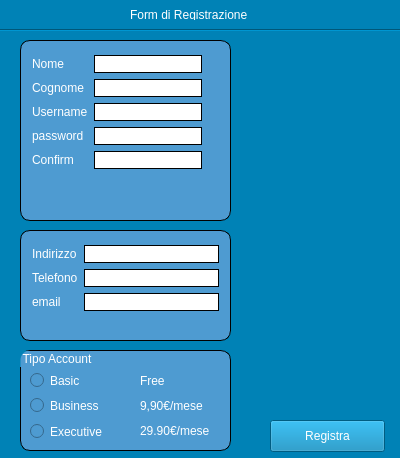
<?xml version="1.0" encoding="UTF-8"?>
<ui version="4.0">
 <class>registrationwindow</class>
 <widget class="QWidget" name="registrationwindow">
  <property name="geometry">
   <rect>
    <x>0</x>
    <y>0</y>
    <width>400</width>
    <height>458</height>
   </rect>
  </property>
  <property name="minimumSize">
   <size>
    <width>400</width>
    <height>458</height>
   </size>
  </property>
  <property name="maximumSize">
   <size>
    <width>400</width>
    <height>458</height>
   </size>
  </property>
  <property name="windowTitle">
   <string>Registrazione</string>
  </property>
  <property name="styleSheet">
   <string notr="true">background-color: #0082b6;
</string>
  </property>
  <widget class="QLabel" name="RegistrationLabel">
   <property name="geometry">
    <rect>
     <x>130</x>
     <y>-1</y>
     <width>151</width>
     <height>31</height>
    </rect>
   </property>
   <property name="styleSheet">
    <string notr="true">color:white;</string>
   </property>
   <property name="text">
    <string>Form di Registrazione</string>
   </property>
  </widget>
  <widget class="Line" name="line">
   <property name="geometry">
    <rect>
     <x>-40</x>
     <y>20</y>
     <width>491</width>
     <height>20</height>
    </rect>
   </property>
   <property name="orientation">
    <enum>Qt::Horizontal</enum>
   </property>
  </widget>
  <widget class="QGroupBox" name="formMustBeData">
   <property name="geometry">
    <rect>
     <x>20</x>
     <y>40</y>
     <width>211</width>
     <height>181</height>
    </rect>
   </property>
   <property name="styleSheet">
    <string notr="true">background-color: rgb(78, 155, 209);
border-radius: 10px 10px 10px 10px;
border: 1px solid black;
color:white;
</string>
   </property>
   <layout class="QFormLayout" name="formLayout">
    <property name="fieldGrowthPolicy">
     <enum>QFormLayout::FieldsStayAtSizeHint</enum>
    </property>
    <item row="0" column="0">
     <widget class="QLabel" name="newNameTextLabel">
      <property name="styleSheet">
       <string notr="true">border:none;</string>
      </property>
      <property name="text">
       <string>Nome</string>
      </property>
     </widget>
    </item>
    <item row="0" column="1">
     <widget class="QLineEdit" name="newNameTextLineEdit">
      <property name="styleSheet">
       <string notr="true">color:black;
background-color:white;</string>
      </property>
     </widget>
    </item>
    <item row="1" column="0">
     <widget class="QLabel" name="newSurnameTextLabel">
      <property name="styleSheet">
       <string notr="true">border:none;
</string>
      </property>
      <property name="text">
       <string>Cognome</string>
      </property>
     </widget>
    </item>
    <item row="1" column="1">
     <widget class="QLineEdit" name="newSurnameTextLineEdit">
      <property name="styleSheet">
       <string notr="true">color:black;
background-color:white;</string>
      </property>
     </widget>
    </item>
    <item row="2" column="0">
     <widget class="QLabel" name="newUsernameTextLabel">
      <property name="styleSheet">
       <string notr="true">border:none;</string>
      </property>
      <property name="text">
       <string>Username</string>
      </property>
     </widget>
    </item>
    <item row="2" column="1">
     <widget class="QLineEdit" name="newUsernameTextLineEdit">
      <property name="styleSheet">
       <string notr="true">color:black;
background-color:white;</string>
      </property>
     </widget>
    </item>
    <item row="3" column="0">
     <widget class="QLabel" name="passwordLabel">
      <property name="styleSheet">
       <string notr="true">border:none;</string>
      </property>
      <property name="text">
       <string>password</string>
      </property>
     </widget>
    </item>
    <item row="3" column="1">
     <widget class="QLineEdit" name="newPasswordTextLineEdit">
      <property name="styleSheet">
       <string notr="true">color:black;
background-color:white;</string>
      </property>
     </widget>
    </item>
    <item row="4" column="0">
     <widget class="QLabel" name="confirmPasswordLabel">
      <property name="styleSheet">
       <string notr="true">border:none;</string>
      </property>
      <property name="text">
       <string>Confirm</string>
      </property>
     </widget>
    </item>
    <item row="4" column="1">
     <widget class="QLineEdit" name="confirmPasswordTextLineEdit">
      <property name="styleSheet">
       <string notr="true">color:black;
background-color:white;</string>
      </property>
     </widget>
    </item>
   </layout>
  </widget>
  <widget class="QGroupBox" name="formFacoltativeData">
   <property name="geometry">
    <rect>
     <x>20</x>
     <y>230</y>
     <width>211</width>
     <height>111</height>
    </rect>
   </property>
   <property name="styleSheet">
    <string notr="true">background-color: rgb(78, 155, 209);
border-radius: 10px 10px 10px 10px;
border: 1px solid black;
color:white;</string>
   </property>
   <layout class="QFormLayout" name="formLayout_2">
    <item row="0" column="0">
     <widget class="QLabel" name="addressTextLabel">
      <property name="styleSheet">
       <string notr="true">border:none;</string>
      </property>
      <property name="text">
       <string>Indirizzo</string>
      </property>
     </widget>
    </item>
    <item row="0" column="1">
     <widget class="QLineEdit" name="addressTextLineEdit">
      <property name="styleSheet">
       <string notr="true">color:black;
background-color:white;</string>
      </property>
     </widget>
    </item>
    <item row="1" column="0">
     <widget class="QLabel" name="telephonNumberTextLabel">
      <property name="styleSheet">
       <string notr="true">border:none;</string>
      </property>
      <property name="text">
       <string>Telefono</string>
      </property>
     </widget>
    </item>
    <item row="1" column="1">
     <widget class="QLineEdit" name="telephonNumberTextLineEdit">
      <property name="styleSheet">
       <string notr="true">color:black;
background-color:white;</string>
      </property>
     </widget>
    </item>
    <item row="2" column="0">
     <widget class="QLabel" name="emailTextLabel">
      <property name="styleSheet">
       <string notr="true">border:none;</string>
      </property>
      <property name="text">
       <string>email</string>
      </property>
     </widget>
    </item>
    <item row="2" column="1">
     <widget class="QLineEdit" name="emailTextLineEdit">
      <property name="styleSheet">
       <string notr="true">color:black;
background-color:white;</string>
      </property>
     </widget>
    </item>
   </layout>
  </widget>
  <widget class="QPushButton" name="sendDataButton">
   <property name="geometry">
    <rect>
     <x>270</x>
     <y>420</y>
     <width>115</width>
     <height>32</height>
    </rect>
   </property>
   <property name="styleSheet">
    <string notr="true">color:white;</string>
   </property>
   <property name="text">
    <string>Registra</string>
   </property>
  </widget>
  <widget class="QGroupBox" name="groupBox">
   <property name="geometry">
    <rect>
     <x>20</x>
     <y>350</y>
     <width>211</width>
     <height>101</height>
    </rect>
   </property>
   <property name="styleSheet">
    <string notr="true">background-color: rgb(78, 155, 209);
border-radius: 10px 10px 10px 10px;
border: 1px solid black;
color:white;</string>
   </property>
   <property name="title">
    <string>Tipo Account</string>
   </property>
   <widget class="QRadioButton" name="BasicButton">
    <property name="geometry">
     <rect>
      <x>10</x>
      <y>20</y>
      <width>101</width>
      <height>21</height>
     </rect>
    </property>
    <property name="styleSheet">
     <string notr="true">border:none;</string>
    </property>
    <property name="text">
     <string>Basic</string>
    </property>
   </widget>
   <widget class="QRadioButton" name="BusinessButton">
    <property name="geometry">
     <rect>
      <x>10</x>
      <y>40</y>
      <width>102</width>
      <height>31</height>
     </rect>
    </property>
    <property name="styleSheet">
     <string notr="true">border:none;</string>
    </property>
    <property name="text">
     <string>Business</string>
    </property>
   </widget>
   <widget class="QRadioButton" name="ExecutiveButton">
    <property name="geometry">
     <rect>
      <x>10</x>
      <y>71</y>
      <width>102</width>
      <height>21</height>
     </rect>
    </property>
    <property name="styleSheet">
     <string notr="true">border:none;</string>
    </property>
    <property name="text">
     <string>Executive</string>
    </property>
   </widget>
   <widget class="QLabel" name="label">
    <property name="geometry">
     <rect>
      <x>120</x>
      <y>20</y>
      <width>59</width>
      <height>21</height>
     </rect>
    </property>
    <property name="styleSheet">
     <string notr="true">border:none;</string>
    </property>
    <property name="text">
     <string>Free</string>
    </property>
   </widget>
   <widget class="QLabel" name="label_2">
    <property name="geometry">
     <rect>
      <x>120</x>
      <y>70</y>
      <width>81</width>
      <height>21</height>
     </rect>
    </property>
    <property name="styleSheet">
     <string notr="true">border:none;</string>
    </property>
    <property name="text">
     <string>29.90€/mese</string>
    </property>
   </widget>
   <widget class="QLabel" name="label_3">
    <property name="geometry">
     <rect>
      <x>120</x>
      <y>40</y>
      <width>81</width>
      <height>31</height>
     </rect>
    </property>
    <property name="styleSheet">
     <string notr="true">border:none;</string>
    </property>
    <property name="text">
     <string>9,90€/mese</string>
    </property>
   </widget>
  </widget>
  <widget class="QLabel" name="nameMessageLabel">
   <property name="geometry">
    <rect>
     <x>250</x>
     <y>55</y>
     <width>91</width>
     <height>21</height>
    </rect>
   </property>
   <property name="text">
    <string/>
   </property>
  </widget>
  <widget class="QLabel" name="surnameMessageLabel">
   <property name="geometry">
    <rect>
     <x>250</x>
     <y>80</y>
     <width>91</width>
     <height>31</height>
    </rect>
   </property>
   <property name="text">
    <string/>
   </property>
  </widget>
  <widget class="QLabel" name="usernameMessageLabel">
   <property name="geometry">
    <rect>
     <x>250</x>
     <y>110</y>
     <width>91</width>
     <height>31</height>
    </rect>
   </property>
   <property name="text">
    <string/>
   </property>
  </widget>
  <widget class="QLabel" name="passwordMessageLabel">
   <property name="geometry">
    <rect>
     <x>250</x>
     <y>140</y>
     <width>91</width>
     <height>31</height>
    </rect>
   </property>
   <property name="text">
    <string/>
   </property>
  </widget>
  <widget class="QLabel" name="confirmPasswordMessageLabel">
   <property name="geometry">
    <rect>
     <x>250</x>
     <y>170</y>
     <width>91</width>
     <height>31</height>
    </rect>
   </property>
   <property name="text">
    <string/>
   </property>
  </widget>
  <widget class="QLabel" name="addressMessageLabel">
   <property name="geometry">
    <rect>
     <x>250</x>
     <y>240</y>
     <width>91</width>
     <height>31</height>
    </rect>
   </property>
   <property name="text">
    <string/>
   </property>
  </widget>
  <widget class="QLabel" name="telephonMessageLabel">
   <property name="geometry">
    <rect>
     <x>250</x>
     <y>270</y>
     <width>91</width>
     <height>31</height>
    </rect>
   </property>
   <property name="text">
    <string/>
   </property>
  </widget>
  <widget class="QLabel" name="emailMessageLabel">
   <property name="geometry">
    <rect>
     <x>250</x>
     <y>300</y>
     <width>91</width>
     <height>31</height>
    </rect>
   </property>
   <property name="text">
    <string/>
   </property>
  </widget>
 </widget>
 <resources/>
 <connections/>
</ui>
